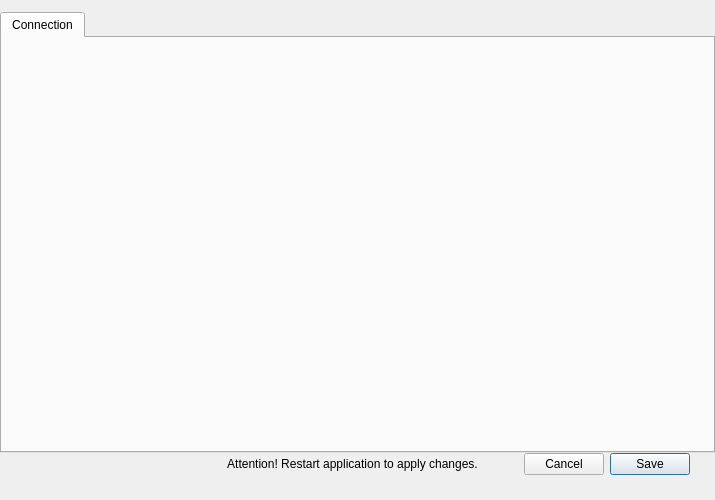
<?xml version="1.0" encoding="UTF-8"?>
<ui version="4.0">
 <class>OptionsDialog</class>
 <widget class="QDialog" name="OptionsDialog">
  <property name="geometry">
   <rect>
    <x>0</x>
    <y>0</y>
    <width>715</width>
    <height>500</height>
   </rect>
  </property>
  <property name="sizePolicy">
   <sizepolicy hsizetype="Fixed" vsizetype="Fixed">
    <horstretch>0</horstretch>
    <verstretch>0</verstretch>
   </sizepolicy>
  </property>
  <property name="minimumSize">
   <size>
    <width>715</width>
    <height>500</height>
   </size>
  </property>
  <property name="maximumSize">
   <size>
    <width>715</width>
    <height>500</height>
   </size>
  </property>
  <property name="windowTitle">
   <string>Preferences</string>
  </property>
  <layout class="QVBoxLayout" name="verticalLayout">
   <property name="spacing">
    <number>0</number>
   </property>
   <property name="leftMargin">
    <number>0</number>
   </property>
   <property name="topMargin">
    <number>12</number>
   </property>
   <property name="rightMargin">
    <number>0</number>
   </property>
   <property name="bottomMargin">
    <number>0</number>
   </property>
   <item>
    <widget class="QTabWidget" name="m_optionsTabWidget">
     <property name="currentIndex">
      <number>0</number>
     </property>
     <widget class="WalletGUI::ConnectionOptionsFrame" name="m_connectionTab">
      <attribute name="title">
       <string>Connection</string>
      </attribute>
     </widget>
    </widget>
   </item>
   <item>
    <widget class="QFrame" name="m_buttonFrame">
     <property name="frameShape">
      <enum>QFrame::NoFrame</enum>
     </property>
     <property name="frameShadow">
      <enum>QFrame::Raised</enum>
     </property>
     <layout class="QHBoxLayout" name="horizontalLayout_2">
      <property name="leftMargin">
       <number>25</number>
      </property>
      <property name="topMargin">
       <number>0</number>
      </property>
      <property name="rightMargin">
       <number>25</number>
      </property>
      <property name="bottomMargin">
       <number>25</number>
      </property>
      <item>
       <spacer name="horizontalSpacer_6">
        <property name="orientation">
         <enum>Qt::Horizontal</enum>
        </property>
        <property name="sizeHint" stdset="0">
         <size>
          <width>40</width>
          <height>20</height>
         </size>
        </property>
       </spacer>
      </item>
      <item>
       <widget class="QLabel" name="m_warningLabel">
        <property name="text">
         <string>Attention! Restart application to apply changes.</string>
        </property>
        <property name="alignment">
         <set>Qt::AlignCenter</set>
        </property>
       </widget>
      </item>
      <item>
       <spacer name="horizontalSpacer">
        <property name="orientation">
         <enum>Qt::Horizontal</enum>
        </property>
        <property name="sizeType">
         <enum>QSizePolicy::Fixed</enum>
        </property>
        <property name="sizeHint" stdset="0">
         <size>
          <width>40</width>
          <height>20</height>
         </size>
        </property>
       </spacer>
      </item>
      <item>
       <widget class="QPushButton" name="m_cancelButton">
        <property name="text">
         <string>Cancel</string>
        </property>
       </widget>
      </item>
      <item>
       <widget class="QPushButton" name="m_okButton">
        <property name="text">
         <string>Save</string>
        </property>
        <property name="default">
         <bool>true</bool>
        </property>
       </widget>
      </item>
     </layout>
    </widget>
   </item>
  </layout>
 </widget>
 <customwidgets>
  <customwidget>
   <class>WalletGUI::ConnectionOptionsFrame</class>
   <extends>QWidget</extends>
   <header>connectionoptionsframe.h</header>
   <container>1</container>
  </customwidget>
 </customwidgets>
 <resources/>
 <connections>
  <connection>
   <sender>m_okButton</sender>
   <signal>clicked()</signal>
   <receiver>OptionsDialog</receiver>
   <slot>accept()</slot>
   <hints>
    <hint type="sourcelabel">
     <x>671</x>
     <y>388</y>
    </hint>
    <hint type="destinationlabel">
     <x>356</x>
     <y>208</y>
    </hint>
   </hints>
  </connection>
  <connection>
   <sender>m_cancelButton</sender>
   <signal>clicked()</signal>
   <receiver>OptionsDialog</receiver>
   <slot>reject()</slot>
   <hints>
    <hint type="sourcelabel">
     <x>599</x>
     <y>388</y>
    </hint>
    <hint type="destinationlabel">
     <x>356</x>
     <y>208</y>
    </hint>
   </hints>
  </connection>
 </connections>
</ui>
